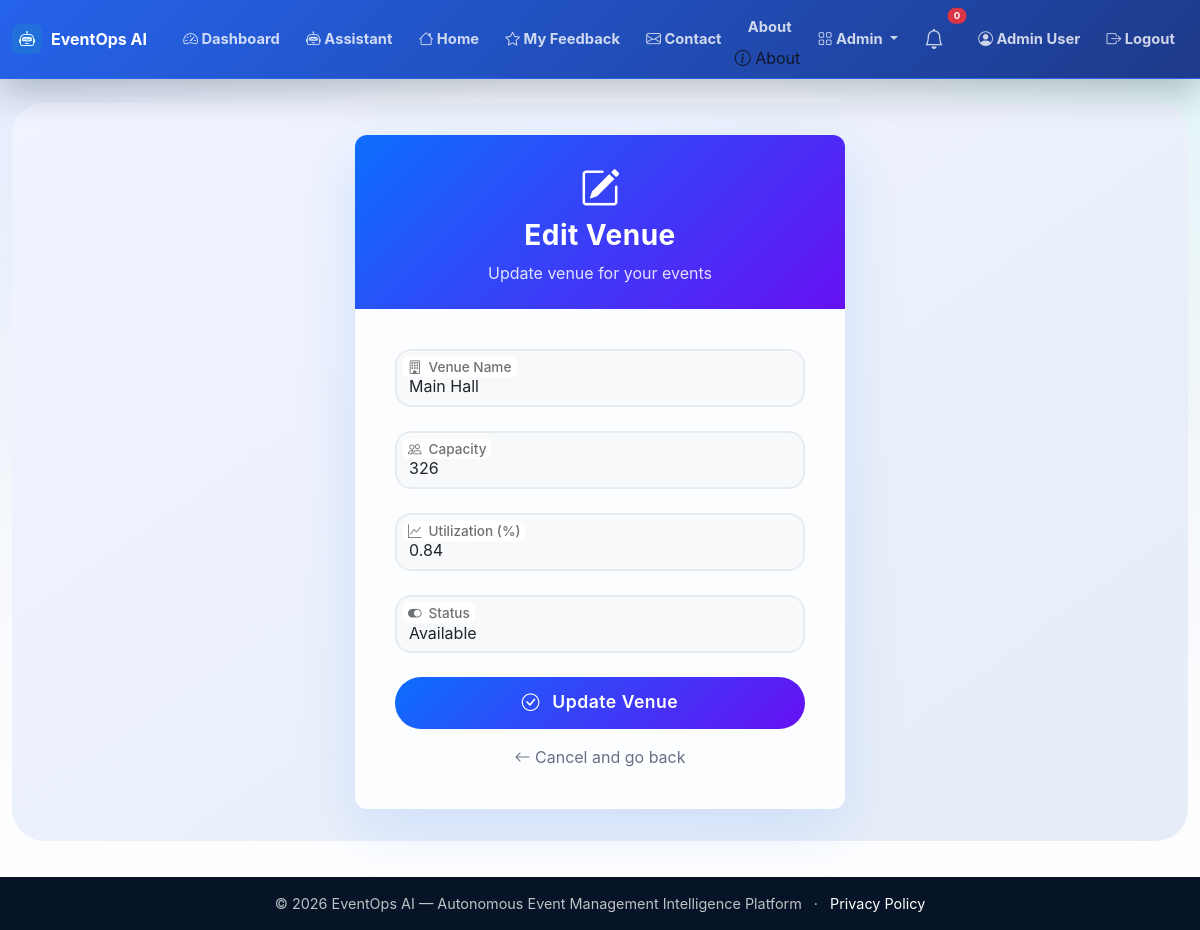
The app's page /admin/venues/edit/1 (signed in) with its own data.
### app.py (models this page shows, shortened)
class User(UserMixin, db.Model):
    id = db.Column(db.Integer, primary_key=True)
    name = db.Column(db.String(100), nullable=False)
    email = db.Column(db.String(100), unique=True, nullable=False)
    password_hash = db.Column(db.String(200), nullable=False)
    role = db.Column(db.String(20), default='user')
    created_at = db.Column(db.DateTime, default=lambda: datetime.now(timezone.utc))

class Venue(db.Model):
    id = db.Column(db.Integer, primary_key=True)
    name = db.Column(db.String(100), nullable=False)
    capacity = db.Column(db.Integer)
    utilization = db.Column(db.Float, default=0.0)
    status = db.Column(db.String(20), default='available')
    created_at = db.Column(db.DateTime, default=lambda: datetime.now(timezone.utc))

### app.py (the view, shortened to what this page needs)
@app.route('/admin/venues/edit/<int:venue_id>', methods=['GET', 'POST'])
@login_required
def admin_venue_edit(venue_id):
    if current_user.role != 'admin':
        abort(403)
    venue = Venue.query.get_or_404(venue_id)
    return render_template('admin_venue_form.html', venue=venue)

### app.py (called while the page is built)
@login_manager.user_loader
def load_user(user_id):
    return User.query.get(int(user_id))

### templates/admin_venue_form.html (shortened to what this page needs)
{% extends "base.html" %}
{% block content %}
<div class="form-wrapper">
    <div class="col-md-8 col-lg-6 col-xl-5">
        <div class="card form-card">
            <div class="card-header">
                <i class="bi bi-{{ 'pencil-square' if venue else 'building-add' }}"></i>
                <h3>{{ 'Edit' if venue else 'Add' }} Venue</h3>
                <p class="mb-0" style="opacity:0.85;">{{ 'Update' if venue else 'Create a new' }} venue for your events</p>
            </div>
            <div class="card-body">
                <form method="POST">
                    <div class="form-floating">
                        <input type="text" class="form-control" id="name" name="name"
                               value="{{ venue.name if venue else '' }}" placeholder="Venue name" required>
                        <label for="name">Venue Name</label>
                    </div>
                    <div class="form-floating">
                        <input type="number" class="form-control" id="capacity" name="capacity"
                               value="{{ venue.capacity if venue else '' }}" placeholder="Capacity" min="1">
                        <label for="capacity">Capacity</label>
                    </div>
                    {% if venue %}
                    <div class="form-floating">
                        <input type="number" step="0.1" class="form-control" id="utilization" name="utilization"
                               value="{{ venue.utilization if venue else 0 }}" placeholder="Utilization" min="0" max="100">
                        <label for="utilization">Utilization (%)</label>
                    </div>
                    {% endif %}
                    <div class="form-floating">
                        <select class="form-select" id="status" name="status">
                            <option value="available" {% if venue and venue.status == 'available' %}selected{% endif %}>Available</option>
                        </select>
                        <label for="status">Status</label>
                    </div>
                    <button type="submit" class="btn btn-save">
                        <i class="bi bi-check-circle me-2"></i> {{ 'Update' if venue else 'Create' }} Venue
                    </button>
                    <div class="text-center mt-3">
                        <a href="{{ url_for('admin_venues') }}" class="text-decoration-none text-muted">
                            <i class="bi bi-arrow-left"></i> Cancel and go back
                        </a>
                    </div>
                </form>
            </div>
        </div>
    </div>
</div>
{% endblock %}

### templates/base.html (shortened to what this page needs)
<!DOCTYPE html>
<html lang="en">
<head>
<link href="https://cdn.jsdelivr.net/npm/bootstrap@5.3.0/dist/css/bootstrap.min.css" rel="stylesheet">
<link rel="stylesheet" href="https://cdn.jsdelivr.net/npm/bootstrap-icons@1.11.0/font/bootstrap-icons.css">
<link rel="stylesheet" href="{{ url_for('static', filename='css/style.css') }}">
</head>
<body>
<nav class="navbar navbar-expand-lg navbar-dark bg-primary shadow-sm">
<div class="container-fluid">
<a class="navbar-brand fw-bold" href="{{ url_for('index') }}">
<i class="bi bi-robot"></i>EventOps AI
</a>
<div class="collapse navbar-collapse" id="navbarNav">
<ul class="navbar-nav ms-auto align-items-lg-center">
                    {% if current_user.is_authenticated %}
<li class="nav-item">
<a class="nav-link" href="{{ url_for('dashboard') }}">
<i class="bi bi-speedometer2"></i> Dashboard
</a>
</li>
<li class="nav-item">
<a class="nav-link" href="{{ url_for('assistant_page') }}">
<i class="bi bi-robot"></i> Assistant
</a>
</li>
<li class="nav-item">
<a class="nav-link" href="{{ url_for('index') }}">
<i class="bi bi-house"></i> Home
</a>
</li>
<li class="nav-item">
<a class="nav-link" href="{{ url_for('feedback_list') }}">
<i class="bi bi-star"></i> My Feedback
</a>
</li>
<li class="nav-item">
<a class="nav-link" href="{{ url_for('contact') }}">
<i class="bi bi-envelope"></i> Contact
</a>
</li>
<li class="nav-item">
    <a class="nav-link" href="{{ url_for('about') }}">About</a>
<i class="bi bi-info-circle"></i> About
</li>
                        {% if current_user.role == 'admin' %}
<li class="nav-item dropdown">
<a class="nav-link dropdown-toggle" href="#" role="button" data-bs-toggle="dropdown">
<i class="bi bi-grid"></i> Admin
</a>
</li>
                        {% endif %}
<li class="nav-item position-relative me-2">
<a class="nav-link" href="#" title="Notifications" data-bs-toggle="dropdown">
<i class="bi bi-bell fs-5"></i>
<span class="position-absolute top-0 start-100 translate-middle badge rounded-pill bg-danger" style="font-size:0.6rem;">
                                    0
</span>
</a>
</li>
<li class="nav-item">
<a class="nav-link" href="{{ url_for('profile') }}">
<i class="bi bi-person-circle"></i> {{ current_user.name }}
</a>
</li>
<li class="nav-item">
<a class="nav-link" href="{{ url_for('logout') }}">
<i class="bi bi-box-arrow-right"></i> Logout
</a>
</li>
                    {% endif %}
</ul>
</div>
</div>
</nav>
<main class="container-fluid py-4">
        {% block content %}{% endblock %}
</main>
<footer class="footer bg-dark text-white py-3 mt-4">
<div class="container text-center">
<span>© 2026 EventOps AI — Autonomous Event Management Intelligence Platform</span>
<span class="mx-2" aria-hidden="true">·</span>
<a class="text-white" href="{{ url_for('privacy') }}">Privacy Policy</a>
</div>
</footer>
</body>
</html>

### static/css/style.css (style rules this page uses)
:root { --eo-ink: #101827; --eo-muted: #667085; --eo-bg: #f4f7fb; --eo-surface: #ffffff; --eo-line: #e5eaf2; --eo-navy: #071326; --eo-blue: #2563eb; --eo-indigo: #1e3a8a; --eo-teal: #14b8a6; --eo-amber: #f59e0b; --eo-rose: #e11d48; --eo-shadow: 0 22px 60px rgba(15, 23, 42, 0.11); --eo-soft-shadow: 0 14px 36px rgba(15, 23, 42, 0.08); }
* { letter-spacing: 0; }
html { scroll-behavior: smooth; }
body { min-height: 100vh; color: var(--eo-ink); background: radial-gradient(circle at top left, rgba(37, 99, 235, 0.10), transparent 34rem), radial-gradient(circle at top right, rgba(20, 184, 166, 0.10), transparent 30rem), linear-gradient(180deg, #f8fbff 0%, var(--eo-bg) 45%, #ffffff 100%); font-family: "Inter", "Segoe UI", system-ui, -apple-system, BlinkMacSystemFont, sans-serif; }
a { text-decoration: none; }
.navbar { min-height: 60px; border-bottom: 1px solid rgba(255, 255, 255, 0.12); background: linear-gradient(90deg, rgba(7, 19, 38, 0.98), rgba(15, 45, 90, 0.96)) !important; box-shadow: 0 14px 34px rgba(7, 19, 38, 0.24) !important; }
.navbar .container-fluid { width: min(1240px, calc(100% - 24px)); margin: 0 auto; padding-left: 0; padding-right: 0; }
.navbar-brand { display: inline-flex; align-items: center; gap: 9px; font-size: 1rem; }
.navbar-brand i { display: inline-flex; width: 30px; height: 30px; align-items: center; justify-content: center; border-radius: 8px; color: #dff7ff; background: rgba(20, 184, 166, 0.18); }
.navbar-dark .navbar-nav .nav-link { border-radius: 999px; color: rgba(255, 255, 255, 0.78); font-size: 0.92rem; font-weight: 650; padding: 0.5rem 0.82rem; transition: background 0.2s ease, color 0.2s ease, transform 0.2s ease; }
main.container-fluid { width: min(1240px, calc(100% - 24px)); min-height: calc(100vh - 138px); margin: 0 auto; padding: 24px 0 0 !important; }
.dropdown-menu, .modal-content, .list-group-item, .table, .card { border-color: var(--eo-line) !important; }
.card { border-radius: 12px !important; background: rgba(255, 255, 255, 0.96); box-shadow: var(--eo-soft-shadow); }
.btn { border-radius: 999px; font-weight: 750; box-shadow: none !important; }
.btn-primary, .bg-primary { background: linear-gradient(135deg, var(--eo-blue), var(--eo-indigo)) !important; border-color: var(--eo-blue) !important; }
.footer { margin-top: 36px !important; background: #071326 !important; color: rgba(255, 255, 255, 0.74) !important; font-size: 0.9rem; }
.section-copy, .text-muted { color: var(--eo-muted) !important; }

### templates/admin_venue_form.html (style rules this page uses)
.form-wrapper { background: linear-gradient(145deg, #f0f4ff 0%, #e6edf7 100%); min-height: 80vh; display: flex; align-items: center; justify-content: center; padding: 2rem 0; border-radius: 2rem; }
.form-card { border: none; border-radius: 2rem; background: rgba(255,255,255,0.85); backdrop-filter: blur(4px); box-shadow: 0 20px 60px rgba(13, 110, 253, 0.12); overflow: hidden; transition: transform 0.3s; }
.form-card .card-header { background: linear-gradient(135deg, #0d6efd, #6610f2); color: white; padding: 1.5rem 2rem; border: none; text-align: center; }
.form-card .card-header h3 { font-weight: 700; letter-spacing: 0.5px; }
.form-card .card-header i { font-size: 2.5rem; margin-bottom: 0.3rem; }
.form-card .card-body { padding: 2.5rem 2.5rem; }
.form-floating { margin-bottom: 1.5rem; }
.form-floating > .form-control, .form-floating > .form-select { border-radius: 1rem; border: 2px solid #e9ecef; transition: all 0.2s ease; background: #f8f9fa; }
.form-floating > label { color: #6c757d; font-weight: 500; }
.btn-save { padding: 0.8rem 2rem; border-radius: 50px; font-weight: 600; letter-spacing: 0.5px; background: linear-gradient(135deg, #0d6efd, #6610f2); border: none; color: white; transition: all 0.3s ease; width: 100%; font-size: 1.1rem; }

### records on screen
User: name "Admin User"
Venue: name "Main Hall", capacity "326", utilization "0.84", status "Available"

### other values on screen
{{ 'Edit' if venue else 'Add' }} "Edit"
{{ 'Update' if venue else 'Create a new' }} "Update"
{{ 'Update' if venue else 'Create' }} "Update"
